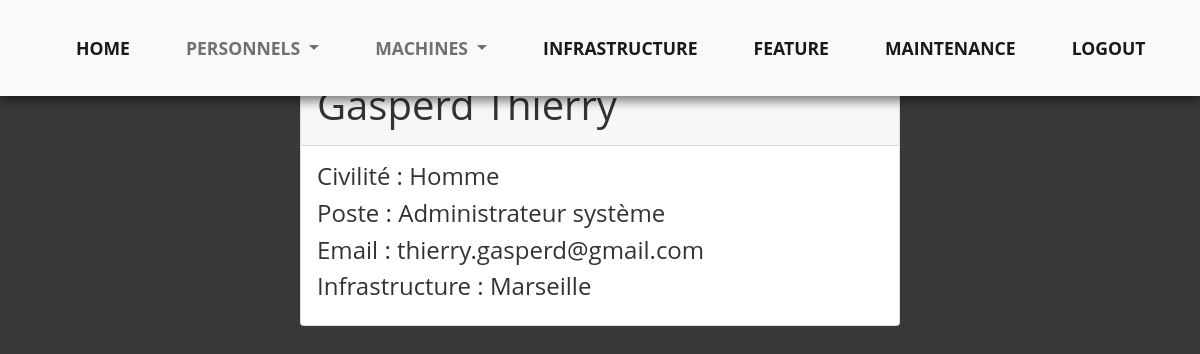
The page /computerApp/personnel/6 (signed in) on the database its author committed.
### computerApp/models.py (models this page shows)
class Personnel(models.Model):
    Poste = (
        ('Ingénieur en sécurité informatique', 'Ingénieur en sécurité informatique'),
        ('Administrateur système', 'Administrateur système'),
        ('Administrateur réseau', 'Administrateur réseau'),
        ('Technicien support informatique', 'Technicien support informatique'),
        ("Analyste en systèmes d'information", "Analyste en systèmes d'information"),
        ("Développeur d'applications", "Développeur d'applications"),
        ('Responsable de la gestion des données', 'Responsable de la gestion des données'),
    )
    Infrastructure = (
        ('Poitiers', 'Poitiers'),
        ('Marseille', 'Marseille'),
        ('Châtellerault', 'Châtellerault'),
    )
    Civilite = (
        ('Homme',('Homme')),
        ('Femme',('Femme')),
        ('Indéfini',('Indéfini')),
    )
    id = models.AutoField(primary_key=True, editable=False)
    civilite = models.CharField(max_length = 32, choices=Civilite,default='Indéfini')
    prenom = models.CharField(max_length=200)
    nom = models.CharField(max_length=200)
    email = models.CharField(max_length=50,validators=[EmailValidator(message="Veuillez entrer une adresse email valide.")])
    poste = models.CharField(max_length = 40, choices=Poste,default='Employer')
    infrastructure = models.CharField(max_length = 60,choices=Infrastructure, default='Marseille')

### computerApp/views.py (the view)
# urls.py: path('personnel/<pk>' ,views.personnel_detail_view ,name='personnel-detail'),
@login_required
def personnel_detail_view(request,pk):
    personnel = get_object_or_404(Personnel,id=pk)
    context = {"personnel":personnel}
    return render(request,'computerApp/personnel_detail.html',context)

### computerApp/templates/computerApp/personnel_detail.html
{% extends "index.html" %}
{% load static %}
{% block content%}
<link rel="stylesheet" type="text/css" href="{% static 'style_personnel_detail.css' %}">
<body style='background-color: #393939 ;'>
<div style="margin-top:6%">
  <div class="container">
    <div class="card mx-auto mt-5 taille">
      <div class="card-header">
        <h1>{{personnel.prenom}} {{personnel.nom}}</h1>
      </div>
      <div class="card-body">
        <h4>Civilité : {{personnel.civilite}}</h4>
        <h4>Poste : {{personnel.poste}}</h4>
        <h4>Email : {{personnel.email}}</h4>
        <h4>Infrastructure : {{personnel.infrastructure}}</h4>
      </div>
    </div>
  </div>
</div>
</body>
{% endblock %}

### computerApp/static/styles.css (style rules this page uses)
* { margin: 0; padding: 0; box-sizing: border-box; }
body { font-family: 'Open Sans', sans-serif; font-size: 16px; line-height: 1.5; color: #333; background-color: #fff; }
.container { max-width: 1200px; margin-left: auto; margin-right: auto; padding-left: 15px; padding-right: 15px; }

### computerApp/static/style_personnel_detail.css (style rules this page uses)
.taille { max-width: 600px; }

### rows shown on the page
Personnel: prenom "Gasperd", nom "Thierry", civilite "Homme", poste "Administrateur système", email "thierry.gasperd@gmail.com", infrastructure "Marseille"
